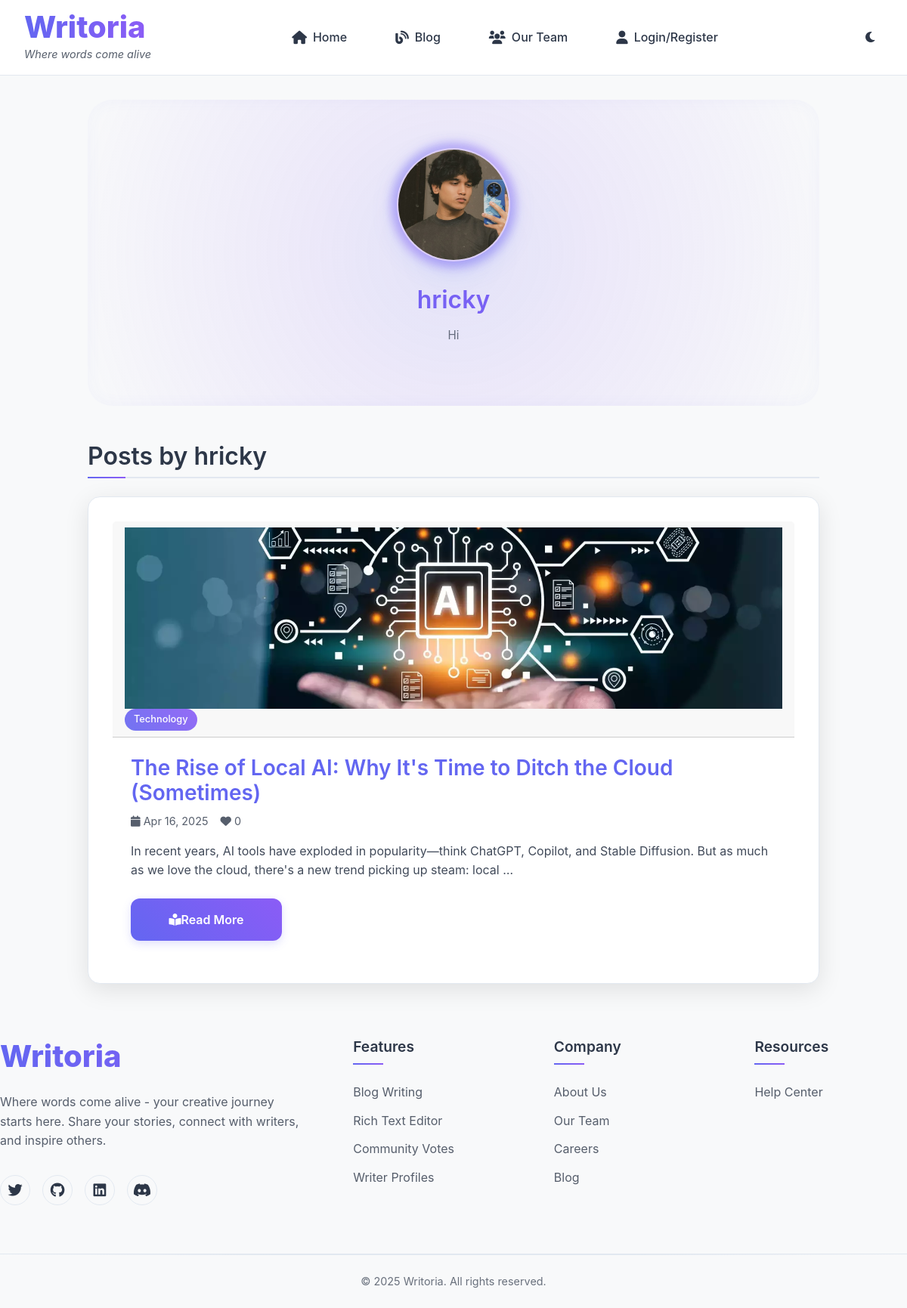
Page /profile/hricky/ on the committed database.
### core/models.py (models this page shows, shortened)
class UserProfile(models.Model):
    user = models.OneToOneField(User, on_delete=models.CASCADE)
    bio = models.TextField(max_length=500, blank=True)
    avatar = models.ImageField(upload_to='avatars/', null=True, blank=True)
    website = models.URLField(max_length=200, blank=True)
    contact_number = models.CharField(max_length=15, blank=True)
    created_at = models.DateTimeField(auto_now_add=True)

class BlogPost(models.Model):
    CATEGORY_CHOICES = [
        ('tech', 'Technology'),
        ('lifestyle', 'Lifestyle'),
        ('travel', 'Travel'),
        ('food', 'Food & Cooking'),
        ('health', 'Health & Fitness'),
        ('arts', 'Arts & Culture'),
        ('business', 'Business'),
        ('other', 'Other')
    ]
    title = models.CharField(max_length=200)
    slug = models.SlugField(unique=True)
    content = models.TextField()
    author = models.ForeignKey(User, on_delete=models.CASCADE)
    created_at = models.DateTimeField(auto_now_add=True)
    updated_at = models.DateTimeField(auto_now=True)
    image = models.ImageField(upload_to='blog_images/', null=True, blank=True)
    votes = models.IntegerField(default=0)
    category = models.CharField(max_length=20, choices=CATEGORY_CHOICES, default='other')

### core/views.py (the view)
# urls.py: path('profile/<str:username>/', views.user_profile, name='user_profile'),
def user_profile(request, username):
    user = get_object_or_404(User, username=username)
    profile, created = UserProfile.objects.get_or_create(user=user)
    posts = BlogPost.objects.filter(author=user).order_by('-created_at')
    completion_fields = {
        'avatar': bool(profile.avatar),
        'bio': bool(profile.bio),
        'website': bool(profile.website)
    }
    profile_completion = (sum(completion_fields.values()) / len(completion_fields)) * 100
    return render(request, 'core/user_profile.html', {
        'profile': profile,
        'posts': posts,
        'profile_completion': profile_completion
    })

### templates/core/user_profile.html (shortened to what this page needs)
{% extends 'base.html' %}
{% block content %}
<div class="profile-page animate-on-scroll">
    <div class="profile-header">
        <div class="avatar-wrapper">
            {% if profile.avatar %}
                <img src="{{ profile.avatar.url }}" alt="{{ profile.user.username }}" class="profile-avatar">
            {% else %}
                <div class="profile-avatar-placeholder">
                    <i class="fas fa-user"></i>
                </div>
            {% endif %}
        </div>
        <h1 class="profile-name text-3xl font-semibold mb-2">{{ profile.user.username }}</h1>
        {% if profile.bio %}
            <p class="bio text-sm text-gray-400">{{ profile.bio }}</p>
        {% endif %}
    </div>
    <div class="profile-content">
        <div class="profile-section">
            <h2>Posts by {{ profile.user.username }}</h2>
            <div class="cards">
                {% for post in posts %}
                    <div class="card blog-card animate-on-scroll">
                        <div class="card-header">
                            {% if post.image %}
                                <img src="{{ post.image.url }}" alt="{{ post.title }}" class="card-image">
                            {% endif %}
                            <div class="card-badges">
                                <span class="category-badge">{{ post.get_category_display|default:"Blog" }}</span>
                            </div>
                        </div>
                        <div class="card-content">
                            <h3><a href="{% url 'blog_detail' post.slug %}">{{ post.title }}</a></h3>
                            <p class="post-meta">
                                <span class="date"><i class="fas fa-calendar"></i> {{ post.created_at|date:"M d, Y" }}</span>
                                <span class="lives">
                                    <i class="fas fa-heart"></i> {{ post.votes }}
                                </span>
                            </p>
                            <p class="post-excerpt">{{ post.content|truncatewords:30 }}</p>
                            <div class="post-actions">
                                <a href="{% url 'blog_detail' post.slug %}" class="btn btn-primary">
                                    <i class="fas fa-book-reader"></i>
                                    Read More
                                </a>
                            </div>
                        </div>
                    </div>
                {% endfor %}
            </div>
        </div>
    </div>
</div>
{% endblock %}

### static/css/core/base.css (style rules this page uses)
:root { --bg-color: #f8f9fa; --card-bg: #ffffff; --text-color: #2d3748; --border-color: #e2e8f0; --accent-color: #6366f1; --gradient-start: #6366f1; --gradient-end: #8b5cf6; --nav-bg: rgba(255, 255, 255, 0.95); --card-shadow: 0 10px 30px rgba(0, 0, 0, 0.08); --hover-color: #4f46e5; --danger-color: #ef4444; --success-color: #10b981; --glass-bg: rgba(255, 255, 255, 0.7); }
* { margin: 0; padding: 0; box-sizing: border-box; }
html { scroll-behavior: smooth; }
body { font-family: 'Inter', -apple-system, BlinkMacSystemFont, 'Segoe UI', Roboto, sans-serif; background-color: var(--bg-color); color: var(--text-color); line-height: 1.6; transition: background-color 0.3s, color 0.3s; }
h1, h2, h3, h4, h5, h6 { color: var(--text-color); font-weight: 600; line-height: 1.2; }
a { color: var(--accent-color); text-decoration: none; transition: color 0.3s ease; }
.btn { display: inline-flex; align-items: center; justify-content: center; padding: 1rem 2rem; border-radius: 0.75rem; font-weight: 500; transition: all 0.3s ease; cursor: pointer; border: none; min-width: 200px; }
.btn-primary { background: linear-gradient(45deg, var(--gradient-start), var(--gradient-end)); color: white; border: none; font-weight: 600; box-shadow: 0 4px 12px rgba(99, 102, 241, 0.2); }
.form-control, .comment-form textarea, .blog-card, .comment, .auth-box { background: var(--glass-bg); backdrop-filter: blur(10px); border: 1px solid rgba(255, 255, 255, 0.1); border-radius: 1rem; padding: 1rem 1.5rem; transition: all 0.3s cubic-bezier(0.4, 0, 0.2, 1); box-shadow: 0 4px 6px -1px rgba(0, 0, 0, 0.1), 0 2px 4px -1px rgba(0, 0, 0, 0.06), inset 0 2px 4px rgba(255, 255, 255, 0.05); }
.mb-2 { margin-bottom: 0.5rem; }

### static/css/core/home.css (style rules this page uses)
.feature-card, .blog-card { background: var(--card-bg); border-radius: 1rem; padding: 2rem; box-shadow: 0 8px 32px rgba(0, 0, 0, 0.1); border: 1px solid var(--border-color); transition: transform 0.3s ease, box-shadow 0.3s ease; }

### static/css/core/blog.css (style rules this page uses)
.blog-card { background: var(--card-bg); border: 1px solid var(--border-color); border-radius: 1rem; overflow: hidden; transition: all 0.3s cubic-bezier(0.4, 0, 0.2, 1); position: relative; margin-bottom: 2rem; }
.card-image { width: 100%; height: 240px; object-fit: cover; transition: transform 0.3s ease; }
.card-content { padding: 1.5rem; }
.post-meta { display: flex; align-items: center; gap: 1rem; color: var(--text-color); opacity: 0.8; font-size: 0.9rem; margin-bottom: 1rem; }
.category-badge { display: inline-block; padding: 0.25rem 0.75rem; background: linear-gradient(45deg, var(--gradient-start), var(--gradient-end)); color: white; border-radius: 1rem; font-size: 0.8rem; font-weight: 500; opacity: 0.9; }
.post-excerpt { color: var(--text-color); opacity: 0.9; margin-bottom: 1.5rem; line-height: 1.6; }

### rows in the picture
UserProfile: avatar (picture), bio "Hi", user.username "hricky"
BlogPost: image (picture), category "Technology", title "The Rise of Local AI: Why It's Time to Ditch the Cloud (Sometimes)", created_at "Apr 16, 2025", votes "0", content "In recent years, AI tools have exploded in popularity—think ChatGPT, Copilot, and Stable Diffusion. But as much as we love the cloud, there's a new trend picking up steam: local …"
